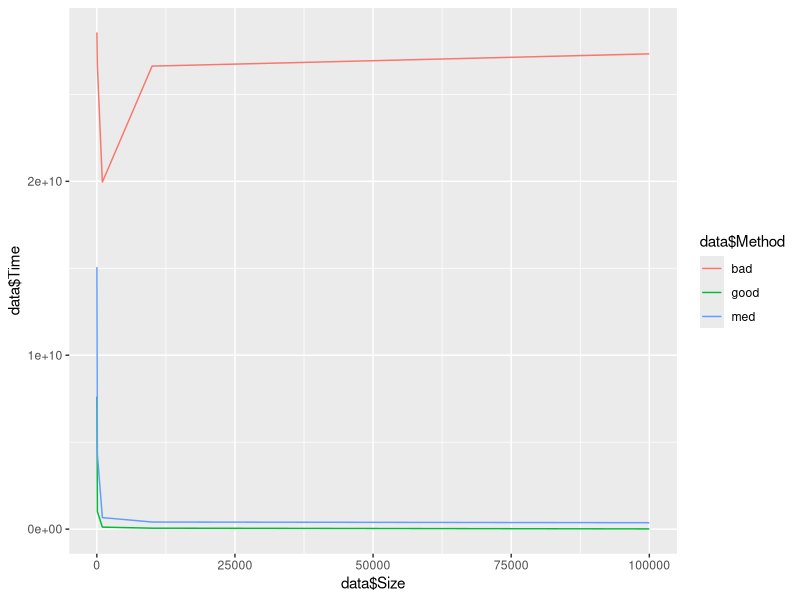
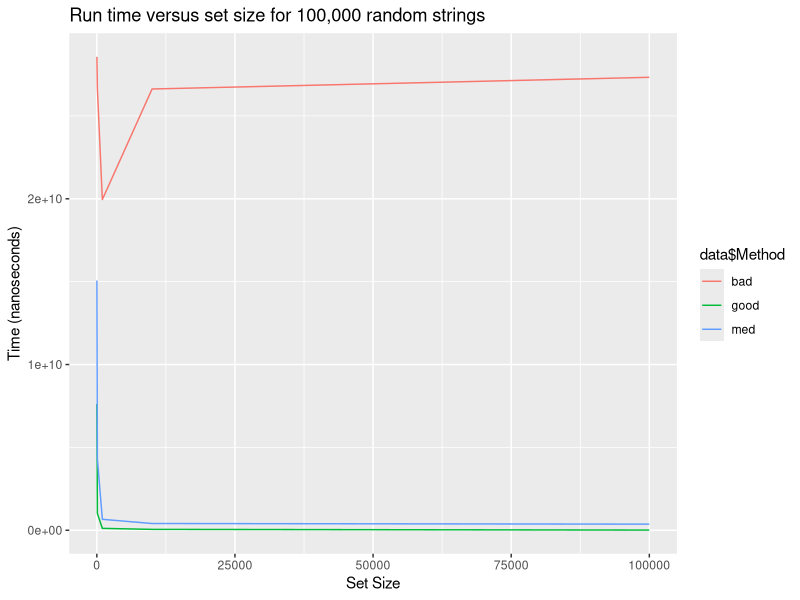
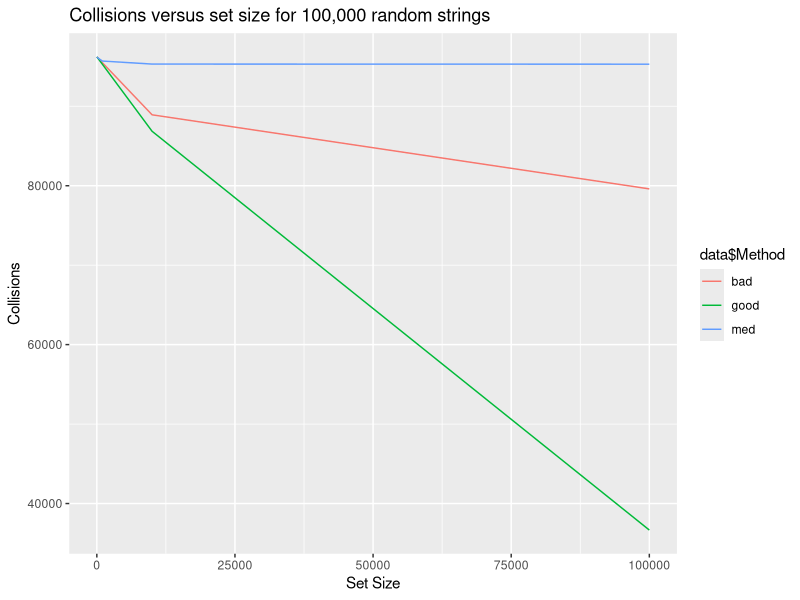

Write R code to recreate these figures, in order.
library(readr)
library(ggplot2)
library(lme4)
library(lattice)

setwd("~/DerekOlson/CS6012/assignment06")
data <- read_csv("hash_functor_timing_collisions.csv", col_names = T)

ggplot(data)+geom_line(aes(x=data$Size, y=data$Time, color = data$Method))
sp = ggplot(data)+geom_line(aes(x=data$Size, y=data$Time, color = data$Method))
sp + ggtitle("Run time versus set size for 100,000 random strings") +
  xlab("Set Size") + ylab("Time (nanoseconds)")


p = ggplot(data)+geom_line(aes(x=data$Size, y=data$Collisions, color = data$Method))
p + ggtitle("Collisions versus set size for 100,000 random strings") +
  xlab("Set Size") + ylab("Collisions")